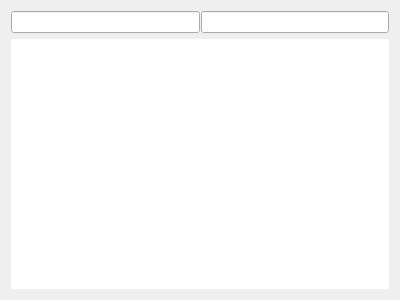
<?xml version="1.0" encoding="UTF-8"?>
<ui version="4.0">
 <class>Frame</class>
 <widget class="QFrame" name="Frame">
  <property name="geometry">
   <rect>
    <x>0</x>
    <y>0</y>
    <width>400</width>
    <height>300</height>
   </rect>
  </property>
  <property name="windowTitle">
   <string>Frame</string>
  </property>
  <layout class="QVBoxLayout" name="verticalLayout">
   <item>
    <widget class="QWidget" name="search_edits_area_widget" native="true">
     <layout class="QHBoxLayout">
      <property name="spacing">
       <number>1</number>
      </property>
      <property name="leftMargin">
       <number>0</number>
      </property>
      <property name="topMargin">
       <number>0</number>
      </property>
      <property name="rightMargin">
       <number>0</number>
      </property>
      <property name="bottomMargin">
       <number>0</number>
      </property>
      <item>
       <widget class="QLineEdit" name="key_search_edit">
        <property name="clearButtonEnabled">
         <bool>true</bool>
        </property>
       </widget>
      </item>
      <item>
       <widget class="QLineEdit" name="value_search_edit">
        <property name="clearButtonEnabled">
         <bool>true</bool>
        </property>
       </widget>
      </item>
     </layout>
    </widget>
   </item>
   <item>
    <widget class="JsonTreeView" name="json_tree_view">
     <property name="frameShape">
      <enum>QFrame::NoFrame</enum>
     </property>
     <property name="frameShadow">
      <enum>QFrame::Plain</enum>
     </property>
     <property name="wordWrap">
      <bool>true</bool>
     </property>
    </widget>
   </item>
  </layout>
 </widget>
 <customwidgets>
  <customwidget>
   <class>JsonTreeView</class>
   <extends>QTreeView</extends>
   <header>.json_tool_frame.h</header>
  </customwidget>
 </customwidgets>
 <resources/>
 <connections>
  <connection>
   <sender>key_search_edit</sender>
   <signal>textChanged(QString)</signal>
   <receiver>Frame</receiver>
   <slot>search()</slot>
   <hints>
    <hint type="sourcelabel">
     <x>117</x>
     <y>23</y>
    </hint>
    <hint type="destinationlabel">
     <x>162</x>
     <y>-157</y>
    </hint>
   </hints>
  </connection>
  <connection>
   <sender>value_search_edit</sender>
   <signal>textChanged(QString)</signal>
   <receiver>Frame</receiver>
   <slot>search()</slot>
   <hints>
    <hint type="sourcelabel">
     <x>364</x>
     <y>18</y>
    </hint>
    <hint type="destinationlabel">
     <x>686</x>
     <y>4</y>
    </hint>
   </hints>
  </connection>
 </connections>
 <slots>
  <slot>search()</slot>
 </slots>
</ui>
